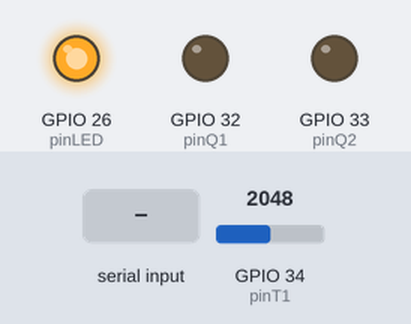
A sketch run on a simulated ESP32. On the bench: output pins drawn as LEDs (lit = HIGH). The inputs (shaded band) are chosen by the test bench; at power-on: GPIO 34 (pinT1) = 2048. What the sketch prints to the serial monitor is not drawn.

Above: at 1.2 s.
1.3 s: "LED 1\n" received over Serial
2.8 s: "V\n" received over Serial
4.3 s: "X\n" received over Serial
Timing chart, 0 to 7.3 s (numbered marks = the images above; inputs shaded):
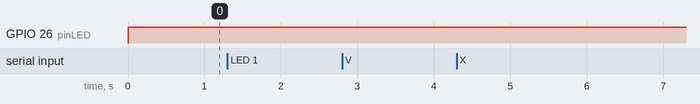

Measured:
- after the input at 2.8 s, every drawn part: stays the same
- after the input at 4.3 s, every drawn part: stays the same

The sketch:

itclab_firmware.ino
```cpp
/*
  itclab_firmware.ino — firmware antarmuka serial untuk Kit iTCLab (ESP32)
  Diadaptasi dari firmware TCLab (J. Hedengren) & iTCLab (B. Rahmat).

  Perintah serial (115200 baud, diakhiri '\n', tidak case-sensitive):
    Q1 <0-100>  set heater 1 (%)
    Q2 <0-100>  set heater 2 (%)
    T1          baca suhu T1 (°C)
    T2          baca suhu T2 (°C)
    LED <0-100> set LED (%)
    VER         versi firmware
    X           matikan semua heater

  Pin: T1=34, T2=35, Q1=32, Q2=33, LED=26
*/
#include <Arduino.h>

const String vers = "1.05-kelvin";
const int baud = 115200;
const int pinT1 = 34, pinT2 = 35, pinQ1 = 32, pinQ2 = 33, pinLED = 26;
const int freq = 5000, res = 8;
const int chLED = 0, chQ1 = 1, chQ2 = 2;
const float upper_temperature_limit = 59.0;  // batas aman
const int nSample = 10;                        // rata-rata pembacaan ADC

String cmd;
float val = 0;

// ---------- PWM helper: kompatibel core 2.x & 3.x ----------
void pwmAttach(int pin, int ch) {
#if ESP_ARDUINO_VERSION_MAJOR >= 3
  ledcAttach(pin, freq, res);
#else
  ledcSetup(ch, freq, res);
  ledcAttachPin(pin, ch);
#endif
}
void pwmWrite(int pin, int ch, int duty) {
#if ESP_ARDUINO_VERSION_MAJOR >= 3
  ledcWrite(pin, duty);
#else
  ledcWrite(ch, duty);
#endif
}

float readTemp(int pin) {
  float sum = 0;
  for (int i = 0; i < nSample; i++) sum += analogRead(pin) * 0.322265625 / 10.0;
  return sum / nSample;
}

void heatersOff() {
  pwmWrite(pinQ1, chQ1, 0);
  pwmWrite(pinQ2, chQ2, 0);
}

void parseSerial() {
  String line = Serial.readStringUntil('\n');
  line.trim();
  int idx = line.indexOf(' ');
  cmd = (idx < 0) ? line : line.substring(0, idx);
  cmd.toUpperCase();
  val = (idx < 0) ? 0 : line.substring(idx + 1).toFloat();
}

void dispatch() {
  if (cmd == "Q1" || cmd == "Q2") {
    float q = constrain(val, 0.0, 100.0);
    int duty = int(q * 255.0 / 100.0);
    if (cmd == "Q1") pwmWrite(pinQ1, chQ1, duty);
    else             pwmWrite(pinQ2, chQ2, duty);
    Serial.println(q);
  } else if (cmd == "T1") {
    Serial.println(readTemp(pinT1));
  } else if (cmd == "T2") {
    Serial.println(readTemp(pinT2));
  } else if (cmd == "LED") {
    float l = constrain(val, 0.0, 100.0);
    pwmWrite(pinLED, chLED, int(l * 2.55));
    Serial.println(l);
  } else if (cmd == "V" || cmd == "VER") {
    Serial.println("iTCLab Firmware Version " + vers);
  } else if (cmd == "X") {
    heatersOff();
    Serial.println("Stop");
  } else if (cmd.length() > 0) {
    Serial.println("ERR unknown command");
  }
}

void checkTemp() {
  if (readTemp(pinT1) >= upper_temperature_limit || readTemp(pinT2) >= upper_temperature_limit) {
    heatersOff();
    pwmWrite(pinLED, chLED, 255);   // LED menyala sebagai peringatan
  }
}

void setup() {
  Serial.begin(baud);
  Serial.setTimeout(100);
  pwmAttach(pinQ1, chQ1);
  pwmAttach(pinQ2, chQ2);
  pwmAttach(pinLED, chLED);
  heatersOff();
}

void loop() {
  if (Serial.available()) {
    parseSerial();
    dispatch();
  }
  checkTemp();
}
```
